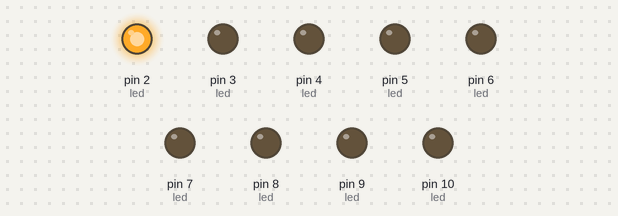
Recording of a sketch running on a simulated Arduino Uno, built with avr-gcc and run on an emulated ATmega328P. On the bench: output pins drawn as LEDs (lit = HIGH).

Above: at 1.0 s.
At 4.5 s:
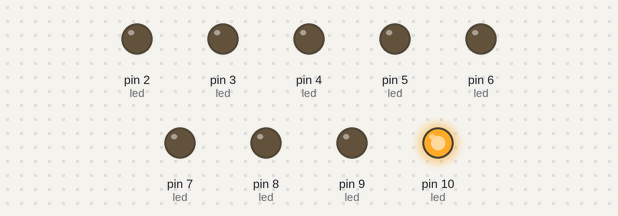
At 6.2 s:
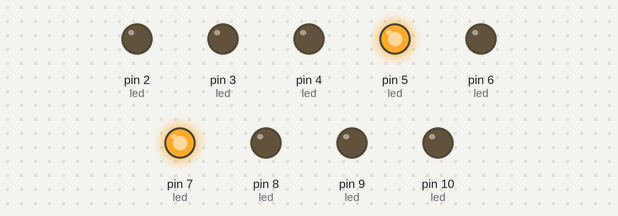
Timing chart, 0 to 9.1 s (numbered marks = the images above):
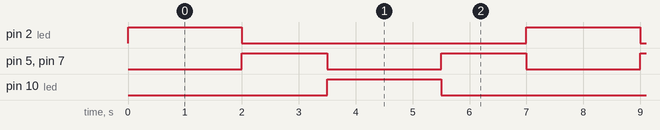

The sketch:

ArduinoP2Semaforo.ino
```cpp
const int led[3][3] = {
  {2, 3, 4},
  {5, 7, 6},
  {8, 10, 9}
};

void apagaTodos() {
  for (int i = 0; i < 3; i++)
    for (int j = 0; j < 3; j++)
      digitalWrite(led[i][j], LOW);
}

void acende(int ledIdx, bool r, bool g, bool b) {
  digitalWrite(led[ledIdx][0], r);
  digitalWrite(led[ledIdx][1], g);
  digitalWrite(led[ledIdx][2], b);
}

void setup() {
  for (int i = 0; i < 3; i++)
    for (int j = 0; j < 3; j++)
      pinMode(led[i][j], OUTPUT);
}

void loop() {

  apagaTodos();
  acende(0, HIGH, LOW, LOW);
  delay(2000);

  apagaTodos();
  acende(1, HIGH, HIGH, LOW);
  delay(1500);

  apagaTodos();
  acende(2, LOW, HIGH, LOW);
  delay(2000);

  apagaTodos();
  acende(1, HIGH, HIGH, LOW);
  delay(1500);
}
```

Measured:
- by itself, pin 2 (led), pin 10 (led): alternates HIGH for 2.0 s and LOW for 5.0 s
- by itself, pin 5 (led), pin 7 (led): alternates HIGH for 1.5 s and LOW for 2.0 s
- by itself, everything shown: repeats every 7.0 s, in 4 steps
